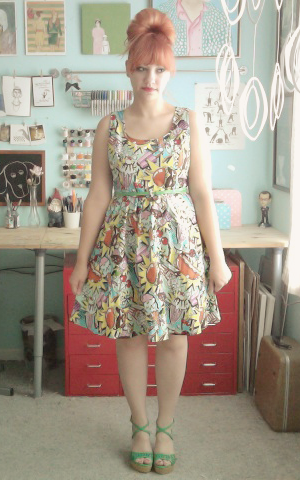
%> input picture assigment1/spot2-diff1.png, 300 x 480 px
$ octave Question1_image_difference_2_method2.m   (GNU Octave 9; MATLAB toolbox functions it lacks are replaced by stand-ins)
%> lines starting %> are read from the running program, lines starting %| are printed output that depends on the picture; in (x1, y1, x2, y2) boxes, pixels count from 0 and x2, y2 are one past the last pixel; in counts of white or black regions, pixels touching at a corner belong together; the program's own positions count from 1
% Yash Patel, 201301134 %
% CSE, IIIT-H %

% Read images, take difference. %
im_1 = imread('spot2-diff1.png');
%> im_1 is the input picture: size 480x300x3 uint8; mean R, G, B 164.4, 154.2, 139.2
im_2 = imread('spot2-diff2.png');
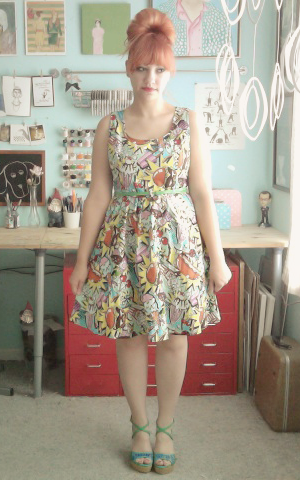
%> input picture assigment1/spot2-diff2.png, 300 x 480 px
%> im_2 is the input picture: size 480x300x3 uint8; mean R, G, B 164.4, 154.1, 139.2
im_3 = abs(im_1 - im_2);

im_size = size(im_1);
%> im_size = [480 300 3]

wow = zeros(im_size(1),im_size(2));

for i=1:im_size(1)
    for j=1:im_size(2)
        if(im_3(i,j) > 10)
            wow(i,j) = 255;
        else
            wow(i,j) =  0;
        end
    end
end
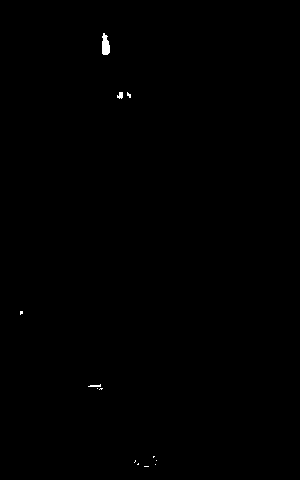
%> wow: size 480x300 double; 0.17% white; 13 white regions (10 under 20 px), largest, box (x1, y1, x2, y2) and area: (102, 33, 110, 55) 136, (117, 92, 123, 99) 31, (88, 384, 101, 387) 25
se = strel('disk',5);
out2 = imdilate(wow,se);
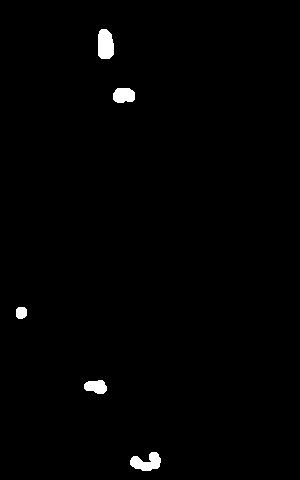
%> out2: size 480x300 double; 0.99% white; 5 white regions
imshow(im_1);
[label num]=bwlabel(imfill(out2,'holes'));
%> label: size 480x300 double; 6 distinct labels, from 0 to 5
%> num = 5
props=regionprops(label);
%> props = 5 regions; box (x1, y1, x2, y2), Area and Centroid: (98, 29, 114, 59) 417 [106 45.2], (130, 452, 161, 471) 372 [147.2 463.1], (113, 88, 135, 103) 283 [124.4 96], (84, 380, 107, 394) 244 [96.6 387.3], (16, 307, 27, 319) 116 [21.9 313.3]
box=reshape([props.BoundingBox],[4 num]);
%> box = [16.5 84.5 98.5 113.5 130.5; 307.5 380.5 29.5 88.5 452.5; 11 23 16 22 31; 12 14 30 15 19]
for cnt=1:num
rectangle('position',box(:,cnt),'edgecolor','r');
end
%> this loop made 5 passes
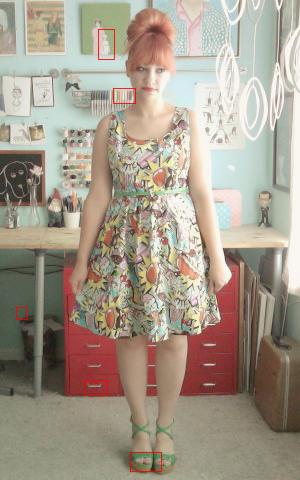
%> figure redrawn from the program's plot data
hold off
